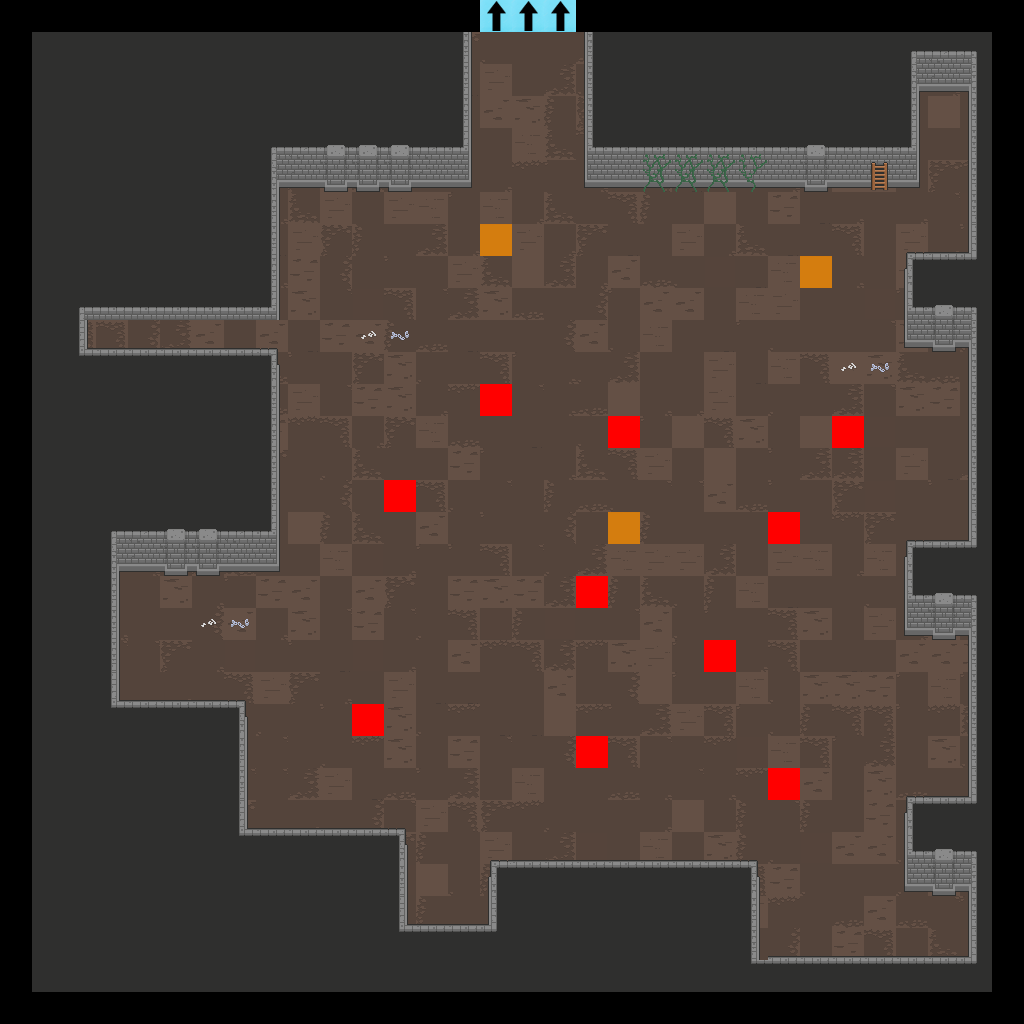

Rendered tile map (Tiled .tmx) drawn with the repository's tilesets; below, a short description and the map source with its tile grids summarised:
An orthogonal 32x32 tile map with 32x32 px tiles, 7 tile layers (Floor, Walls, Doors, Pillars, ...), 2 tilesets.

<map version="1.2" tiledversion="2019.04.18" orientation="orthogonal" renderorder="right-down" width="32" height="32" tilewidth="32" tileheight="32" infinite="0" nextlayerid="22" nextobjectid="1">
 <tileset firstgid="1" source="Dungeon_Tileset_2.tsx" />
 <tileset firstgid="321" source="flags.tsx" />
 <layer id="15" name="Floor" width="32" height="32">
  <data>[1024 cells, 900 non-empty, 30 distinct tile ids]</data>
 </layer>
 <layer id="16" name="Walls" width="32" height="32">
  <data>[1024 cells, 452 non-empty, 28 distinct tile ids]</data>
 </layer>
 <layer id="17" name="Doors" width="32" height="32">
  <data>[1024 cells, 0 non-empty, 0 distinct tile ids]</data>
 </layer>
 <layer id="18" name="Pillars" width="32" height="32">
  <data>[1024 cells, 0 non-empty, 0 distinct tile ids]</data>
 </layer>
 <layer id="19" name="Candles" width="32" height="32">
  <data>[1024 cells, 0 non-empty, 0 distinct tile ids]</data>
 </layer>
 <layer id="20" name="Debris" width="32" height="32">
  <data>[1024 cells, 15 non-empty, 7 distinct tile ids]</data>
 </layer>
 <layer id="21" name="Flags" width="32" height="32">
  <data>[1024 cells, 16 non-empty, 3 distinct tile ids]</data>
 </layer>
</map>
